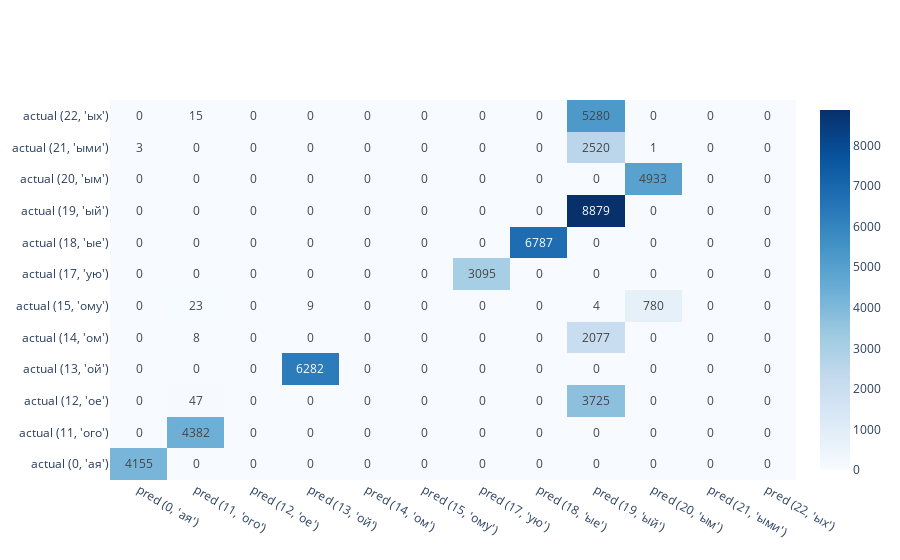

Source (notebook cell):
### Markdown cell above
cross-entropy & softmax 40ep

### Code cell
tasks = get_tasks(bucket, 'datasphere/agreementproject/job_info/job_agreementproject_17:01:33.277101.txt')

loader = S3TrainingLogsLoader(bucket, project_name)
metrics = loader.load_metrics(tasks)

unzipped_folder = (Loc.root_path /
                   'temp'/'training_results' /
                   f'{tasks[0]}.unzipped')
result_df = pd.read_parquet(unzipped_folder/'output'/'result_df.parquet')
y_true, y_pred = get_true_and_pred(result_df)

plot_metrics(metrics, tasks[0])
sorted_nums = sorted(list(y_true.unique()))
cm = pd.DataFrame(
    confusion_matrix(y_true, y_pred,
                     #    normalize='true'
                     ).round(2),
    columns=[f'pred {n,ending_by_num[n]}' for n in sorted_nums],
    index=[f'actual {n,ending_by_num[n]}' for n in sorted_nums]
)
plot_cm(cm)

### Figure 1 — Plotly figure (JSON) as saved in the notebook; plotly's stock layout.template omitted (floating-point values rounded to 4 significant figures; data arrays with more than 128 entries replaced by an {"elided": "..."} marker saying what was removed)
{"data": [{"colorscale": [[0, "rgb(247,251,255)"], [0.125, "rgb(222,235,247)"], [0.25, "rgb(198,219,239)"], [0.375, "rgb(158,202,225)"], [0.5, "rgb(107,174,214)"], [0.625, "rgb(66,146,198)"], [0.75, "rgb(33,113,181)"], [0.875, "rgb(8,81,156)"], [1, "rgb(8,48,107)"]], "text": {"elided": "12x12 int values"}, "texttemplate": "%{text}", "type": "heatmap", "x": ["pred (0, 'ая')", "pred (11, 'ого')", "pred (12, 'ое')", "pred (13, 'ой')", "pred (14, 'ом')", "pred (15, 'ому')", "pred (17, 'ую')", "pred (18, 'ые')", "pred (19, 'ый')", "pred (20, 'ым')", "pred (21, 'ыми')", "pred (22, 'ых')"], "y": ["actual (0, 'ая')", "actual (11, 'ого')", "actual (12, 'ое')", "actual (13, 'ой')", "actual (14, 'ом')", "actual (15, 'ому')", "actual (17, 'ую')", "actual (18, 'ые')", "actual (19, 'ый')", "actual (20, 'ым')", "actual (21, 'ыми')", "actual (22, 'ых')"], "z": {"elided": "12x12 int values"}}], "layout": {}}
